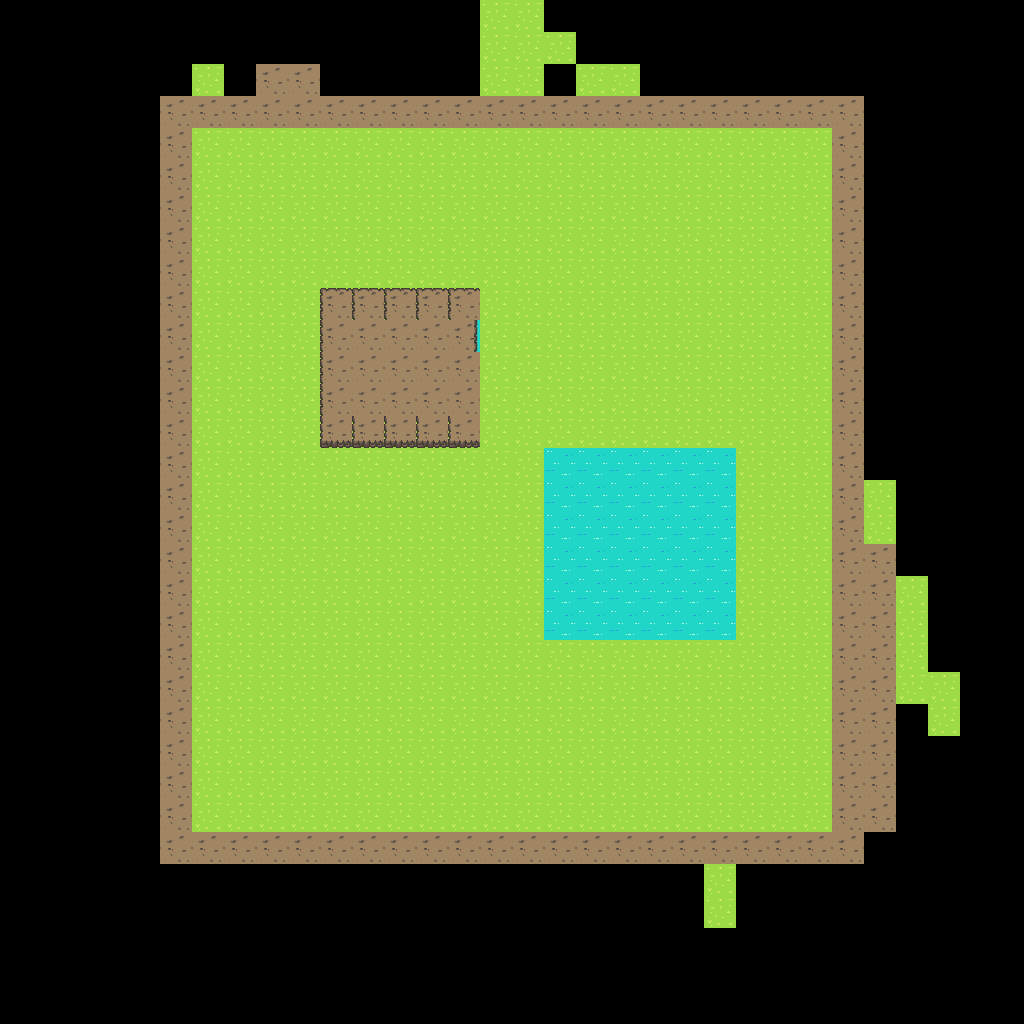

Below is a game level as drawn by its tile map, then a one-line description and the .tmx file that defines it, in full:
An orthogonal 32x32 tile map with 32x32 px tiles, 2 tile layers (Ground, walls).

<map version="1.10" tiledversion="1.11.2" orientation="orthogonal" renderorder="right-down" width="32" height="32" tilewidth="32" tileheight="32" infinite="0" nextlayerid="3" nextobjectid="1">
 <editorsettings>
  <export target="map1.json" format="json" />
 </editorsettings>
 <tileset firstgid="1" name="main-tiles" tilewidth="32" tileheight="32" tilecount="160" columns="16">
  <image source="../tilesets/tileset.png" width="512" height="320" />
 </tileset>
 <layer id="1" name="Ground" width="32" height="32">
  <data encoding="csv">
0,0,0,0,0,0,0,0,0,0,0,0,0,0,0,86,86,0,0,0,0,0,0,0,0,0,0,0,0,0,0,0,
0,0,0,0,0,0,0,0,0,0,0,0,0,0,0,86,86,86,0,0,0,0,0,0,0,0,0,0,0,0,0,0,
0,0,0,0,0,0,86,0,0,0,0,0,0,0,0,86,86,0,86,86,0,0,0,0,0,0,0,0,0,0,0,0,
0,0,0,0,0,0,86,86,86,86,86,86,86,86,86,86,86,86,86,86,86,86,86,86,86,86,86,0,0,0,0,0,
0,0,0,0,0,0,86,86,86,86,86,86,86,86,86,86,86,86,86,86,86,86,86,86,86,86,86,0,0,0,0,0,
0,0,0,0,0,0,86,86,86,86,86,86,86,86,86,86,86,86,86,86,86,86,86,86,86,86,86,0,0,0,0,0,
0,0,0,0,0,0,86,86,86,86,86,86,86,86,86,86,86,86,86,86,86,86,86,86,86,86,86,0,0,0,0,0,
0,0,0,0,0,0,86,86,86,86,86,86,86,86,86,86,86,86,86,86,86,86,86,86,86,86,86,0,0,0,0,0,
0,0,0,0,0,0,86,86,86,86,86,86,86,86,86,86,86,86,86,86,86,86,86,86,86,86,86,0,0,0,0,0,
0,0,0,0,0,0,86,86,86,86,86,86,86,86,86,86,86,86,86,86,86,86,86,86,86,86,86,0,0,0,0,0,
0,0,0,0,0,0,86,86,86,86,86,86,86,86,86,86,86,86,86,86,86,86,86,86,86,86,86,0,0,0,0,0,
0,0,0,0,0,0,86,86,86,86,86,86,86,86,86,86,86,86,86,86,86,86,86,86,86,86,86,0,0,0,0,0,
0,0,0,0,0,0,86,86,86,86,86,86,86,86,86,86,86,86,86,86,86,86,86,86,86,86,86,0,0,0,0,0,
0,0,0,0,0,0,86,86,86,86,86,86,86,86,86,86,86,86,86,86,86,86,86,86,86,86,86,0,0,0,0,0,
0,0,0,0,0,0,86,86,86,86,86,86,86,86,86,86,86,86,86,86,86,86,86,86,86,86,86,0,0,0,0,0,
0,0,0,0,0,86,86,86,86,86,86,86,86,86,86,86,86,86,86,86,86,86,86,86,86,86,86,86,0,0,0,0,
0,0,0,0,0,86,86,86,86,86,86,86,86,86,86,86,86,86,86,86,86,86,86,86,86,86,86,86,0,0,0,0,
0,0,0,0,0,0,86,86,86,86,86,86,86,86,86,86,86,86,86,86,86,86,86,86,86,86,86,86,0,0,0,0,
0,0,0,0,0,0,86,86,86,86,86,86,86,86,86,86,86,86,86,86,86,86,86,86,86,86,0,86,86,0,0,0,
0,0,0,0,0,0,86,86,86,86,86,86,86,86,86,86,86,86,86,86,86,86,86,86,86,86,0,86,86,0,0,0,
0,0,0,0,0,86,86,86,86,86,86,86,86,86,86,86,86,86,86,86,86,86,86,86,86,86,0,86,86,0,0,0,
0,0,0,0,0,0,86,86,86,86,86,86,86,86,86,86,86,86,86,86,86,86,86,86,86,86,0,0,86,86,0,0,
0,0,0,0,0,0,86,86,86,86,86,86,86,86,86,86,86,86,86,86,86,86,86,86,86,86,0,0,0,86,0,0,
0,0,0,0,0,0,86,86,86,86,86,86,86,86,86,86,86,86,86,86,86,86,86,86,86,86,0,0,0,0,0,0,
0,0,0,0,0,0,86,86,86,86,86,86,86,86,86,86,86,86,86,86,86,86,86,86,86,86,0,0,0,0,0,0,
0,0,0,0,0,0,86,86,86,86,86,86,86,86,86,86,86,86,86,86,86,86,86,86,86,86,0,0,0,0,0,0,
0,0,0,0,0,0,0,0,0,0,0,0,0,0,0,0,0,0,0,86,0,0,86,0,0,0,0,0,0,0,0,0,
0,0,0,0,0,0,0,0,0,0,0,0,0,0,0,0,0,0,0,0,0,0,86,0,0,0,0,0,0,0,0,0,
0,0,0,0,0,0,0,0,0,0,0,0,0,0,0,0,0,0,0,0,0,0,86,0,0,0,0,0,0,0,0,0,
0,0,0,0,0,0,0,0,0,0,0,0,0,0,0,0,0,0,0,0,0,0,0,0,0,0,0,0,0,0,0,0,
0,0,0,0,0,0,0,0,0,0,0,0,0,0,0,0,0,0,0,0,0,0,0,0,0,0,0,0,0,0,0,0,
0,0,0,0,0,0,0,0,0,0,0,0,0,0,0,0,0,0,0,0,0,0,0,0,0,0,0,0,0,0,0,0
</data>
 </layer>
 <layer id="2" name="walls" width="32" height="32">
  <data encoding="csv">
0,0,0,0,0,0,0,0,0,0,0,0,0,0,0,0,0,0,0,0,0,0,0,0,0,0,0,0,0,0,0,0,
0,0,0,0,0,0,0,0,0,0,0,0,0,0,0,0,0,0,0,0,0,0,0,0,0,0,0,0,0,0,0,0,
0,0,0,0,0,0,0,0,22,22,0,0,0,0,0,0,0,0,0,0,0,0,0,0,0,0,0,0,0,0,0,0,
0,0,0,0,0,22,22,22,22,22,22,22,22,22,22,22,22,22,22,22,22,22,22,22,22,22,22,0,0,0,0,0,
0,0,0,0,0,22,0,0,0,0,0,0,0,0,0,0,0,0,0,0,0,0,0,0,0,0,22,0,0,0,0,0,
0,0,0,0,0,22,0,0,0,0,0,0,0,0,0,0,0,0,0,0,0,0,0,0,0,0,22,0,0,0,0,0,
0,0,0,0,0,22,0,0,0,0,0,0,0,0,0,0,0,0,0,0,0,0,0,0,0,0,22,0,0,0,0,0,
0,0,0,0,0,22,0,0,0,0,0,0,0,0,0,0,0,0,0,0,0,0,0,0,0,0,22,0,0,0,0,0,
0,0,0,0,0,22,0,0,0,0,0,0,0,0,0,0,0,0,0,0,0,0,0,0,0,0,22,0,0,0,0,0,
0,0,0,0,0,22,0,0,0,0,5,5,5,5,5,0,0,0,0,0,0,0,0,0,0,0,22,0,0,0,0,0,
0,0,0,0,0,22,0,0,0,0,21,22,22,22,27,0,0,0,0,0,0,0,0,0,0,0,22,0,0,0,0,0,
0,0,0,0,0,22,0,0,0,0,21,22,22,22,22,0,0,0,0,0,0,0,0,0,0,0,22,0,0,0,0,0,
0,0,0,0,0,22,0,0,0,0,21,22,22,22,22,0,0,0,0,0,0,0,0,0,0,0,22,0,0,0,0,0,
0,0,0,0,0,22,0,0,0,0,37,37,37,37,37,0,0,0,0,0,0,0,0,0,0,0,22,0,0,0,0,0,
0,0,0,0,0,22,0,0,0,0,0,0,0,0,0,0,0,94,94,94,94,94,94,0,0,0,22,0,0,0,0,0,
0,0,0,0,0,22,0,0,0,0,0,0,0,0,0,0,0,94,94,94,94,94,94,0,0,0,22,0,0,0,0,0,
0,0,0,0,0,22,0,0,0,0,0,86,0,0,0,0,0,94,94,94,94,94,94,0,0,0,22,0,0,0,0,0,
0,0,0,0,0,22,0,0,0,0,0,0,0,0,0,0,0,94,94,94,94,94,94,0,0,0,22,22,0,0,0,0,
0,0,0,0,0,22,0,0,0,0,0,0,0,0,0,0,0,94,94,94,94,94,94,0,0,0,22,22,0,0,0,0,
0,0,0,0,0,22,0,0,0,0,0,0,0,0,0,0,0,94,94,94,94,30,94,0,0,0,22,22,0,0,0,0,
0,0,0,0,0,22,0,0,0,0,0,0,0,0,0,0,0,0,0,0,0,0,0,0,0,0,22,22,0,0,0,0,
0,0,0,0,0,22,0,0,0,0,0,0,0,0,0,0,0,0,0,0,0,0,0,0,0,0,22,22,0,0,0,0,
0,0,0,0,0,22,0,0,0,0,0,0,0,0,0,0,0,0,0,0,0,0,0,0,0,0,22,22,0,0,0,0,
0,0,0,0,0,22,0,0,0,0,0,0,0,0,0,0,0,0,0,0,0,0,0,0,0,0,22,22,0,0,0,0,
0,0,0,0,0,22,0,0,0,0,0,0,0,0,0,0,0,0,0,0,0,0,0,0,0,0,22,22,0,0,0,0,
0,0,0,0,0,22,0,0,0,0,0,0,0,0,0,0,0,0,0,0,0,0,0,0,0,0,22,22,0,0,0,0,
0,0,0,0,0,22,22,22,22,22,22,22,22,22,22,22,22,22,22,22,22,22,22,22,22,22,22,0,0,0,0,0,
0,0,0,0,0,0,0,0,0,0,0,0,0,0,0,0,0,0,0,0,0,0,0,0,0,0,0,0,0,0,0,0,
0,0,0,0,0,0,0,0,0,0,0,0,0,0,0,0,0,0,0,0,0,0,0,0,0,0,0,0,0,0,0,0,
0,0,0,0,0,0,0,0,0,0,0,0,0,0,0,0,0,0,0,0,0,0,0,0,0,0,0,0,0,0,0,0,
0,0,0,0,0,0,0,0,0,0,0,0,0,0,0,0,0,0,0,0,0,0,0,0,0,0,0,0,0,0,0,0,
0,0,0,0,0,0,0,0,0,0,0,0,0,0,0,0,0,0,0,0,0,0,0,0,0,0,0,0,0,0,0,0
</data>
 </layer>
</map>
